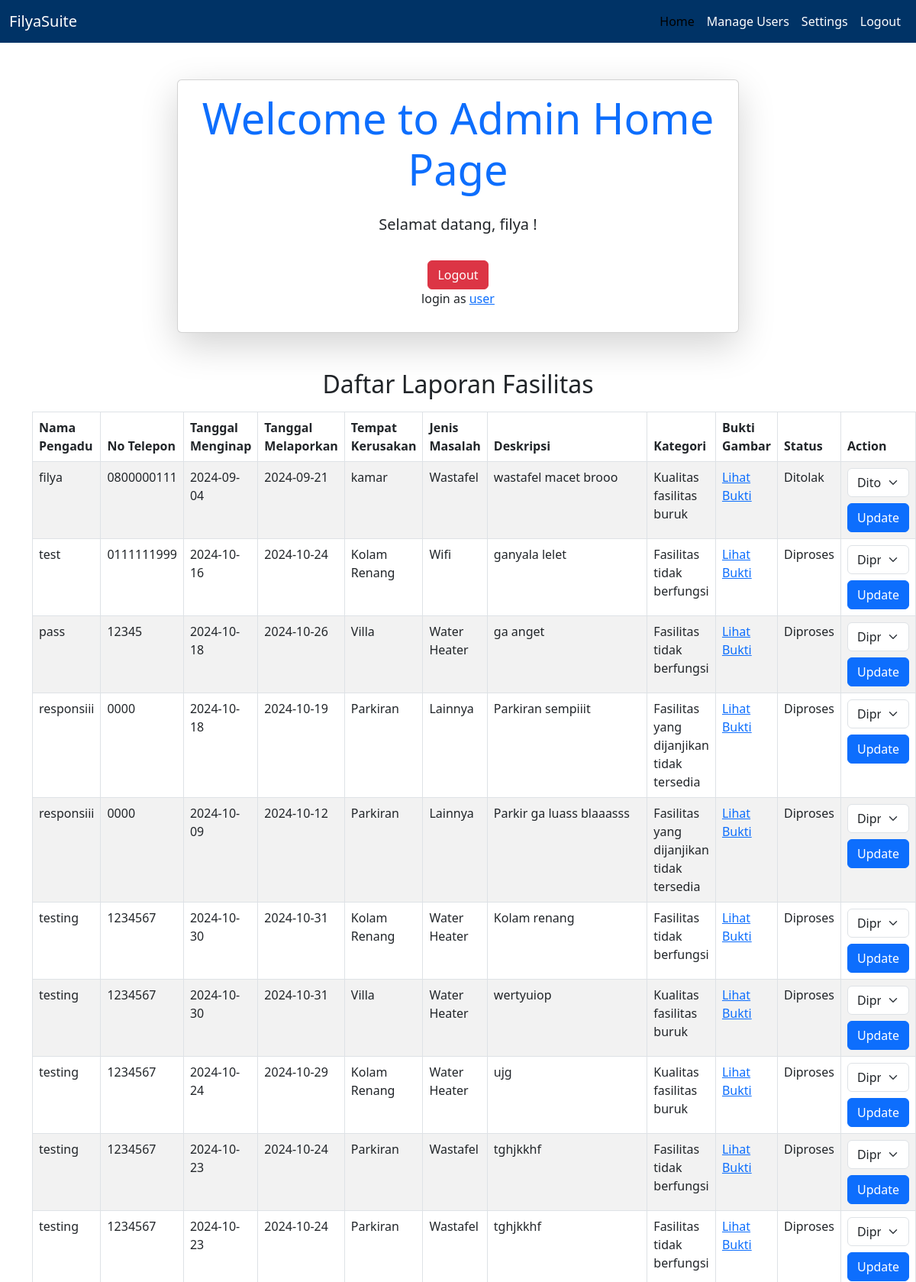
The app's page /adminhome.php (signed in, upper part) with its own data.
### tables this page shows
CREATE TABLE `fasilitas` (
  `nama_pengadu` varchar(255) NOT NULL,
  `no_telepon_pengadu` varchar(15) NOT NULL,
  `tanggal_menginap` date NOT NULL,
  `tanggal_melaporkan` date NOT NULL,
  `tempat_kerusakan` text NOT NULL,
  `jenis_masalah` enum('Wifi','Air Conditioner','Water Heater','Wastafel','Bed','Lainnya') NOT NULL,
  `deskripsi_masalah_fasilitas` text NOT NULL,
  `pilih_kategori_fasilitas` enum('Fasilitas yang dijanjikan tidak tersedia','Fasilitas tidak berfungsi','Kualitas fasilitas buruk','Lainnya') NOT NULL,
  `bukti_gambar` varchar(255) DEFAULT NULL,
  `id_pengaduan` int(11) NOT NULL,
  `status` enum('Diterima','Ditolak','Diproses') DEFAULT 'Diproses'
);

### adminhome.php (the view, shortened to what this page needs)
<?php
$servername = "localhost";
$username = "root";
$password = "";
$dbname = "filya_suite";
$conn = new mysqli($servername, $username, $password, $dbname);
$sql = "SELECT id_pengaduan, nama_pengadu, no_telepon_pengadu, tanggal_menginap, tanggal_melaporkan, tempat_kerusakan, jenis_masalah, deskripsi_masalah_fasilitas, pilih_kategori_fasilitas, bukti_gambar, status FROM fasilitas";
$result = $conn->query($sql);
?>
<!DOCTYPE html>
<html lang="en">
<head>
    <link href="https://cdn.jsdelivr.net/npm/bootstrap@5.3.0-alpha1/dist/css/bootstrap.min.css" rel="stylesheet">
</head>
<body>
<nav class="navbar navbar-expand-lg bg-dark-blue">
    <div class="container-fluid">
        <a class="navbar-brand" href="#">FilyaSuite</a>
        <div class="collapse navbar-collapse" id="navbarNav">
            <ul class="navbar-nav ms-auto">
                <li class="nav-item">
                    <a class="nav-link active" href="#">Home</a>
                </li>
                <li class="nav-item">
                    <a class="nav-link" href="#">Manage Users</a>
                </li>
                <li class="nav-item">
                    <a class="nav-link" href="#">Settings</a>
                </li>
                <li class="nav-item">
                    <a class="nav-link" href="login.php">Logout</a>
                </li>
            </ul>
        </div>
    </div>
</nav>
<div class="container mt-5">
    <div class="row justify-content-center">
        <div class="col-md-8">
            <div class="card shadow-lg">
                <div class="card-body text-center">
                    <h1 class="display-4 text-primary">Welcome to Admin Home Page</h1>
                    <p class="lead mt-4">Selamat datang, <?php echo htmlspecialchars($_SESSION["nama"]); ?>!</p>
                    <a href="login.php" class="btn btn-danger mt-3">Logout</a>
                    <p>login as <a href="userhome.php">user</a></p>
                </div>
            </div>
        </div>
    </div>
    <div class="mt-5">
        <h2 class="text-center">Daftar Laporan Fasilitas</h2>
        <table class="table table-bordered table-striped mt-3">
            <thead>
                <tr>
                    <th>Nama Pengadu</th>
                    <th>No Telepon</th>
                    <th>Tanggal Menginap</th>
                    <th>Tanggal Melaporkan</th>
                    <th>Tempat Kerusakan</th>
                    <th>Jenis Masalah</th>
                    <th>Deskripsi</th>
                    <th>Kategori</th>
                    <th>Bukti Gambar</th>
                    <th>Status</th>
                    <th class = ps-6>Action</th>
                </tr>
            </thead>
            <tbody>
                <?php
                if ($result->num_rows > 0) {
                    while ($row = $result->fetch_assoc()) {
                        echo "<tr>";
                        echo "<td>" . htmlspecialchars($row['nama_pengadu']) . "</td>";
                        echo "<td>" . htmlspecialchars($row['no_telepon_pengadu']) . "</td>";
                        echo "<td>" . htmlspecialchars($row['tanggal_menginap']) . "</td>";
                        echo "<td>" . htmlspecialchars($row['tanggal_melaporkan']) . "</td>";
                        echo "<td>" . htmlspecialchars($row['tempat_kerusakan']) . "</td>";
                        echo "<td>" . htmlspecialchars($row['jenis_masalah']) . "</td>";
                        echo "<td>" . htmlspecialchars($row['deskripsi_masalah_fasilitas']) . "</td>";
                        echo "<td>" . htmlspecialchars($row['pilih_kategori_fasilitas']) . "</td>";
                        echo "<td><a href='" . htmlspecialchars($row['bukti_gambar']) . "' target='_blank'>Lihat Bukti</a></td>";
                        echo "<td>" . htmlspecialchars($row['status']) . "</td>";
                        echo "<td>
                                <form method='POST' action=''>
                                    <input type='hidden' name='id_pengaduan' value='" . htmlspecialchars($row['id_pengaduan']) . "'>
                                    <select name='status' class='form-select'>
                                        <option value='Diterima'" . ($row['status'] == 'Diterima' ? ' selected' : '') . ">Diterima</option>
                                        <option value='Ditolak'" . ($row['status'] == 'Ditolak' ? ' selected' : '') . ">Ditolak</option>
                                        <option value='Diproses'" . ($row['status'] == 'Diproses' ? ' selected' : '') . ">Diproses</option>
                                    </select>
                                    <button type='submit' name='update_status' class='btn btn-primary mt-2'>Update</button>
                                </form>
                              </td>";
                        echo "</tr>";
                    }
                } else {
                    echo "<tr><td colspan='10' class='text-center'>Tidak ada laporan yang ditemukan.</td></tr>";
                }
                ?>
            </tbody>
        </table>
    </div>
</div>
</body>
</html>

### adminhome.php (style rules this page uses)
.bg-dark-blue { background-color: #003366; }
.nav-link { color: white; }
.navbar-brand { color: white; }

### records on screen
fasilitas: nama_pengadu "filya", no_telepon_pengadu "0800000111", tanggal_menginap "2024-09-04", tanggal_melaporkan "2024-09-21", tempat_kerusakan "kamar", jenis_masalah "Wastafel", deskripsi_masalah_fasilitas "wastafel macet brooo", pilih_kategori_fasilitas "Kualitas fasilitas buruk", status "Ditolak"
fasilitas: nama_pengadu "test", no_telepon_pengadu "0111111999", tanggal_menginap "2024-10-16", tanggal_melaporkan "2024-10-24", tempat_kerusakan "Kolam Renang", jenis_masalah "Wifi", deskripsi_masalah_fasilitas "ganyala lelet", pilih_kategori_fasilitas "Fasilitas tidak berfungsi", status "Diproses"
fasilitas: nama_pengadu "pass", no_telepon_pengadu "12345", tanggal_menginap "2024-10-18", tanggal_melaporkan "2024-10-26", tempat_kerusakan "Villa", jenis_masalah "Water Heater", deskripsi_masalah_fasilitas "ga anget", pilih_kategori_fasilitas "Fasilitas tidak berfungsi", status "Diproses"
fasilitas: nama_pengadu "responsiii", no_telepon_pengadu "0000", tanggal_menginap "2024-10-18", tanggal_melaporkan "2024-10-19", tempat_kerusakan "Parkiran", jenis_masalah "Lainnya", deskripsi_masalah_fasilitas "Parkiran sempiiit", pilih_kategori_fasilitas "Fasilitas yang dijanjikan tidak tersedia", status "Diproses"
fasilitas: nama_pengadu "responsiii", no_telepon_pengadu "0000", tanggal_menginap "2024-10-09", tanggal_melaporkan "2024-10-12", tempat_kerusakan "Parkiran", jenis_masalah "Lainnya", deskripsi_masalah_fasilitas "Parkir ga luass blaaasss", pilih_kategori_fasilitas "Fasilitas yang dijanjikan tidak tersedia", status "Diproses"
fasilitas: nama_pengadu "testing", no_telepon_pengadu "1234567", tanggal_menginap "2024-10-30", tanggal_melaporkan "2024-10-31", tempat_kerusakan "Kolam Renang", jenis_masalah "Water Heater", deskripsi_masalah_fasilitas "Kolam renang", pilih_kategori_fasilitas "Fasilitas tidak berfungsi", status "Diproses"
fasilitas: nama_pengadu "testing", no_telepon_pengadu "1234567", tanggal_menginap "2024-10-30", tanggal_melaporkan "2024-10-31", tempat_kerusakan "Villa", jenis_masalah "Water Heater", deskripsi_masalah_fasilitas "wertyuiop", pilih_kategori_fasilitas "Kualitas fasilitas buruk", status "Diproses"
fasilitas: nama_pengadu "testing", no_telepon_pengadu "1234567", tanggal_menginap "2024-10-24", tanggal_melaporkan "2024-10-29", tempat_kerusakan "Kolam Renang", jenis_masalah "Water Heater", deskripsi_masalah_fasilitas "ujg", pilih_kategori_fasilitas "Kualitas fasilitas buruk", status "Diproses"
fasilitas: nama_pengadu "testing", no_telepon_pengadu "1234567", tanggal_menginap "2024-10-23", tanggal_melaporkan "2024-10-24", tempat_kerusakan "Parkiran", jenis_masalah "Wastafel", deskripsi_masalah_fasilitas "tghjkkhf", pilih_kategori_fasilitas "Fasilitas tidak berfungsi", status "Diproses"
fasilitas: nama_pengadu "testing", no_telepon_pengadu "1234567", tanggal_menginap "2024-10-23", tanggal_melaporkan "2024-10-24", tempat_kerusakan "Parkiran", jenis_masalah "Wastafel", deskripsi_masalah_fasilitas "tghjkkhf", pilih_kategori_fasilitas "Fasilitas tidak berfungsi", status "Diproses"

### other values on screen
$_SESSION["nama"] "filya"
